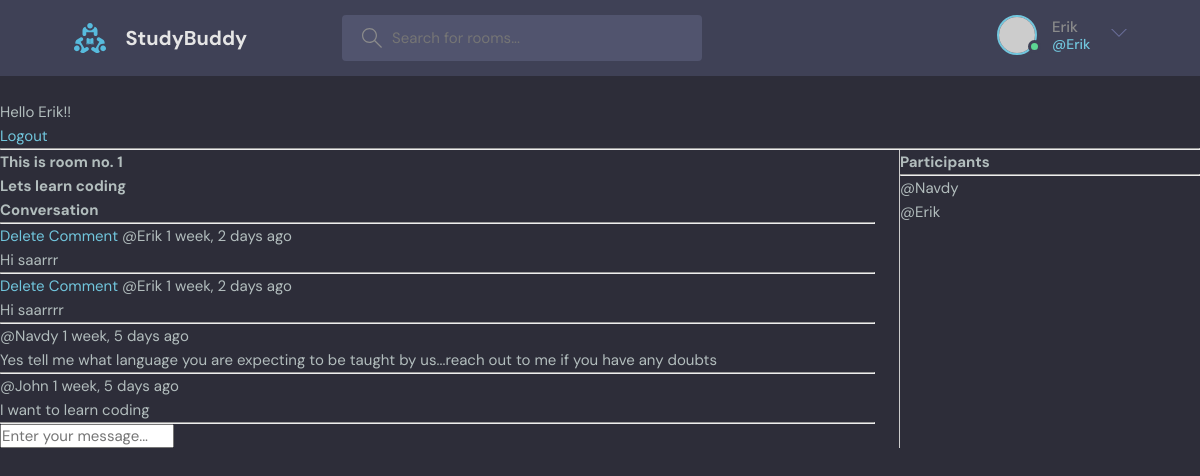
The app's page /room/1/ (signed in) with its own data.
### base/models.py (models this page shows, shortened)
class Rooms(models.Model):
    host = models.ForeignKey(User,on_delete=models.SET_NULL,null=True)
    topic = models.ForeignKey(Topic,on_delete=models.SET_NULL,null=True)
    name = models.CharField(max_length=200)
    participants = models.ManyToManyField(User,related_name='participants')
    description = models.TextField(null=True,blank=True)
    updated = models.DateTimeField(auto_now=True)
    added = models.DateTimeField(auto_now_add=True)
    class Meta:
        ordering = ['-updated','-added']

class Message(models.Model):
    user = models.ForeignKey(User,on_delete=models.CASCADE)
    room = models.ForeignKey(Rooms,on_delete=models.CASCADE)
    body = models.TextField()
    updated = models.DateTimeField(auto_now=True)
    added = models.DateTimeField(auto_now_add=True)
    class Meta:
            ordering = ['-updated','-added']

### base/views.py (the view, shortened to what this page needs)
# urls.py: path('room/<str:pk>/',views.room,name='room'),
def room(request,pk):
    room = Rooms.objects.get(id=pk)
    room_messages = room.message_set.all()
    participants = room.participants.all()
    return render(request,'base/rooms.html',{'room':room,'room_messages':room_messages,'participants':participants})

### base/templates/base/rooms.html (shortened to what this page needs)
{% extends 'main.html' %}
{% block content %}
<div class="comments">
    <div class="comments-left">
        <h1>This is room no. {{room.id}}</h1>
        <h3>{{ room.name }}</h3>
        <div class="comment-wrapper">
            <h3>Conversation</h3>
            <hr>
            {% for message in room_messages %}
            <div>
                {% if message.user == request.user %}
                <a href="{% url 'delete-message' message.id %}">Delete Comment</a>
                {% endif %}
                <small>@{{message.user}} {{message.added|timesince}} ago </small>
                <p>{{message.body}}</p><hr>
            </div>
            {% endfor %}
        </div>
        <div>
        {% if request.user.is_authenticated %}
        <div class="comment-form">
            <form method="POST" action="">
                <input type="text" name="body" placeholder="Enter your message..." />
            </form>
        </div>
        {% endif %}
        </div>
    </div>
    <div class="comments-right">
        <h3>Participants</h3><hr>
        {% for user in participants %}
            <div>
                <p>@{{user.username}}</p>
            </div>
        {% endfor %}
    </div>
</div>
{% endblock %}

### templates/navbar.html (shortened to what this page needs)
{% load static %}
<header class="header header--loggedIn">
      <div class="container">
        <a href="{% url 'home' %}" class="header__logo">
          <img src="{% static 'images/logo.svg' %}" />
          <h1>StudyBuddy</h1>
        </a>
        <form class="header__search" method="GET" action="{% url 'home' %}">
          <label>
            <input name="q" placeholder="Search for rooms..." />
          </label>
        </form>
        <nav class="header__menu">
            {% if request.user.is_authenticated %}
          <div class="header__user">
            <a href="profile.html">
              <div class="avatar avatar--medium active">
                <img src="https://randomuser.me/api/portraits/men/37.jpg" />
              </div>
              <p>{{ request.user.username }}<span>@{{ request.user.username }}</span></p>
            </a>
            <button class="dropdown-button">
              <svg version="1.1" xmlns="http://www.w3.org/2000/svg" width="32" height="32" viewBox="0 0 32 32">
                <title>chevron-down</title>
                <path d="M16 21l-13-13h-3l16 16 16-16h-3l-13 13z"></path>
              </svg>
            </button>
          </div>
          {% else %}
          <a href="{% url 'login' %}">
            <img src="{% static 'images/avatar.svg' %}" />
            <p>Login</p>
          </a>
{% endif %}
        </nav>
      </div>
    </header>
<br>
{% if request.user.is_authenticated %}
<p>Hello {{request.user}}!!</p>
    <a href="{% url 'logout' %}" font-size="50px">Logout</a>
{% else%}
<a href="{% url 'login' %}" font-size="50px">Login</a>
{% endif %}
<hr>

### static/styles/style.css (style rules this page uses)
:root { --color-main: #71c6dd; --color-main-light: #e1f6fb; --color-dark: #3f4156; --color-dark-medium: #51546e; --color-dark-light: #696d97; --color-light: #e5e5e5; --color-gray: #8b8b8b; --color-light-gray: #b2bdbd; --color-bg: #2d2d39; --color-success: #5dd693; --color-error: #fc4b0b; }
* { font-family: "DM Sans", -apple-system, BlinkMacSystemFont, "Segoe UI", Roboto, Oxygen, Ubuntu, Cantarell, "Open Sans", "Helvetica Neue", sans-serif; margin: 0; padding: 0; box-sizing: border-box; text-rendering: optimizeLegibility; font-size: inherit; }
html { font-size: 56.25%; }
@media only screen and (min-width: 1200px) { html { font-size: 62.5%; } }
body { line-height: 1.6; font-weight: 400; font-size: 1.5rem; color: var(--color-light-gray); background-color: var(--color-bg); min-height: 100vh; }
img { width: 100%; }
a { display: inline-block; color: var(--color-main); text-decoration: none; }
.container { max-width: 120rem; width: 90%; margin: auto; }
.avatar { position: relative; display: inline-block; border-radius: 50%; border: 2px solid var(--color-main); }
.avatar img { display: block; border-radius: 50%; object-fit: cover; object-position: center; }
.avatar::after { content: ""; display: block; position: absolute; background-color: var(--color-gray); z-index: 111; border-radius: 50%; border: 0.3rem solid var(--color-dark); }
.avatar.active::after { background-color: var(--color-success); }
.avatar.avatar--medium img { width: 3.6rem; height: 3.6rem; border-radius: 50%; }
.avatar.avatar--medium:after { width: 0.7rem; height: 0.7rem; bottom: 0px; right: -6px; }
.header { padding: 1.5rem; background-color: var(--color-dark); }
.header > .container { display: flex; gap: 9.5rem; }
.header__logo, .header__user { display: flex; gap: 2rem; align-items: center; }
.header__logo > img { height: 3.2rem; width: 3.2rem; }
.header__logo > h1 { font-weight: 700; font-size: 2rem; color: var(--color-light); }
.header__search > label { background-color: var(--color-dark-medium); padding: 1.3rem 1rem; display: flex; align-items: center; gap: 1rem; border-radius: 4px; }
.header__search svg { fill: var(--color-gray); width: 2rem; height: 2rem; margin-left: 1rem; }
.header__search input { width: 30rem; background: transparent; border: none; outline: none; color: var(--color-light); }
.header__menu { margin-left: auto; position: relative; }
.header__menu a { display: flex; gap: 1.5rem; align-items: center; font-weight: 500; text-decoration: none; color: var(--color-gray); }
.header__menu img { height: 3.6rem; }
.header__menu p { line-height: 1.2; }
.header__menu span { color: var(--color-main); font-weight: 500; font-size: 1.4rem; display: block; }
.header__menu svg { width: 1.6rem; height: 1.6rem; fill: var(--color-dark-light); }
.dropdown-button { background: transparent; border: 0; outline: 0; cursor: pointer; }

### base/templates/base/rooms.html (style rules this page uses)
.comments { display: grid; grid-template-columns: 3fr 1fr; }
.comments-left { border-right: 1px solid #ccc; padding-right: 24px; }

### records on screen
Rooms: id "1", name "Lets learn coding"
Message: shows "Delete Comment", user "Erik", added "1 week, 2 days", body "Hi saarrr"
Message: shows "Delete Comment", user "Erik", added "1 week, 2 days", body "Hi saarrrr"
Message: user "Navdy", added "1 week, 5 days", body "Yes tell me what language you are expecting to be taught by us...reach out to me if you have any doubts"
Message: user "John", added "1 week, 5 days", body "I want to learn coding"

### other values on screen
{{ request.user.username }} "Erik"
{{ request.user }} "Erik"
{{ user.username }} "Navdy"
{{ user.username }} "Erik"
